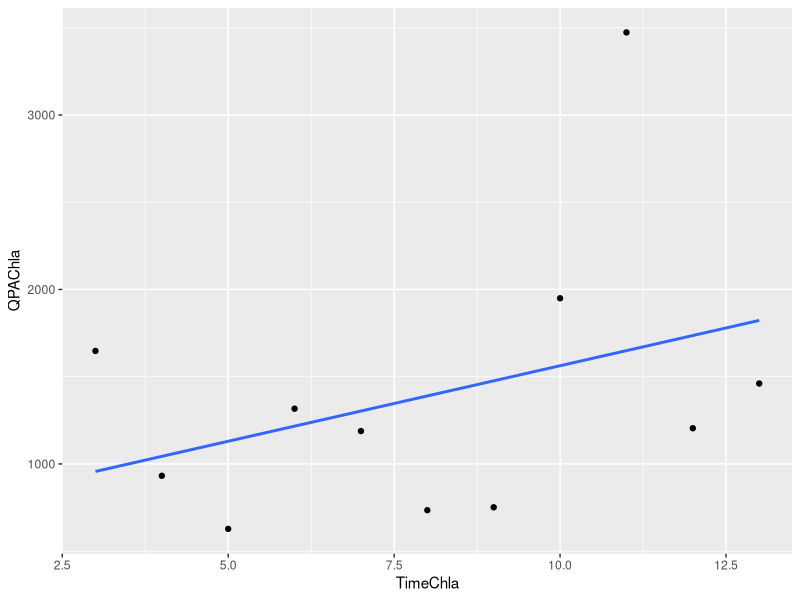
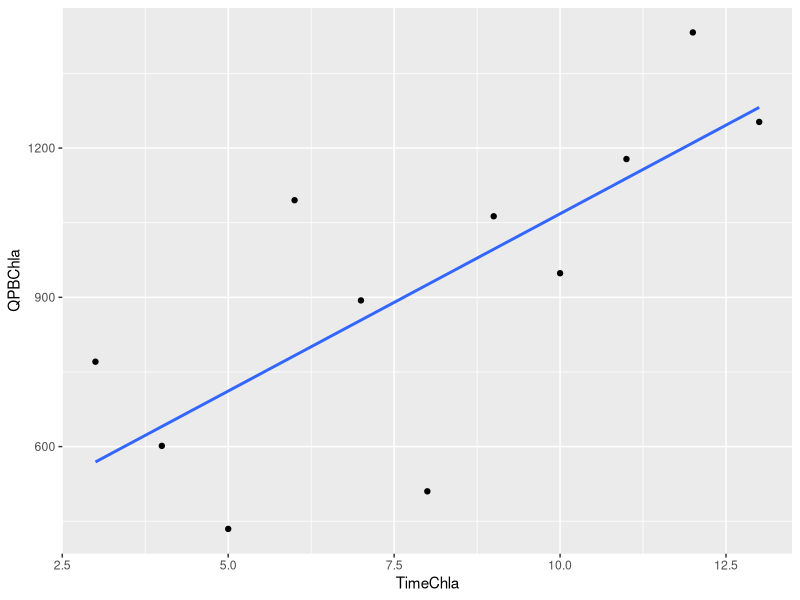
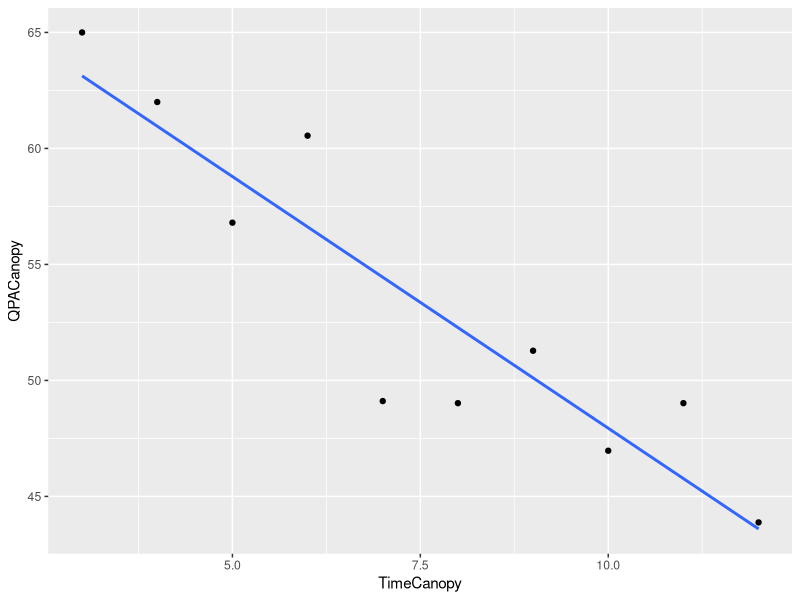

Reproduce these figures in R, in order.




#--------------------------------------------
# Chlorophyll
# 07 May 2020
#PEGF
#--------------------------------------------
#

library(modelr)
library(ggplot2)
library(dplyr)
library(patchwork)

variables<- read.csv("variables.csv")
variables


# QPA CHLA ----------------------------------------------------------------


chla <- variables %>% select(TimeChla,QPAChla,QPBChla)
chla <- na.omit(chla)

QPAChla.mod  <- lm(QPAChla~ TimeChla   , data=chla)
summary(QPAChla.mod)

chla$QPAChlaresid<- QPAChla.mod$resid
chla

1/apply(chla, 2, sd)

c1 <- ggplot(chla,aes(TimeChla,
                      y=QPAChla))+
  geom_point() + 
  geom_smooth(method=lm,se=FALSE)
c1



# QPB CHL-A ---------------------------------------------------------------

QPBChla.mod  <- lm(QPBChla~ TimeChla, data=chla)
summary(QPBChla.mod)

chla$QPBChlaresid<- QPBChla.mod$resid
chla

1/apply(chla, 2, sd)

c2 <- ggplot(chla,aes(TimeChla,
                      y=QPBChla))+
  geom_point() + 
  geom_smooth(method=lm,se=FALSE)
c2




# Canopy QPA ---------------------------------------------------------------


Canopy <- variables %>% select(TimeCanopy,QPACanopy,QPBCanopy)
Canopy <- na.omit(Canopy)

QPACanopy.mod  <- lm(QPACanopy~ TimeCanopy, data=Canopy)
summary(QPACanopy.mod)

coefficients(QPACanopy.mod)
resid(QPACanopy.mod)

Canopy$QPACanopyresid <- NA
Canopy$QPACanopyresid<- QPACanopy.mod$resid
Canopy

1/apply(Canopy, 2, sd)

c1 <- ggplot(Canopy,aes(TimeCanopy ,
                        y=QPACanopy))+
  geom_point() + 
  geom_smooth(method=lm,se=FALSE)
c1


# Canopy QPB --------------------------------------------------------------


